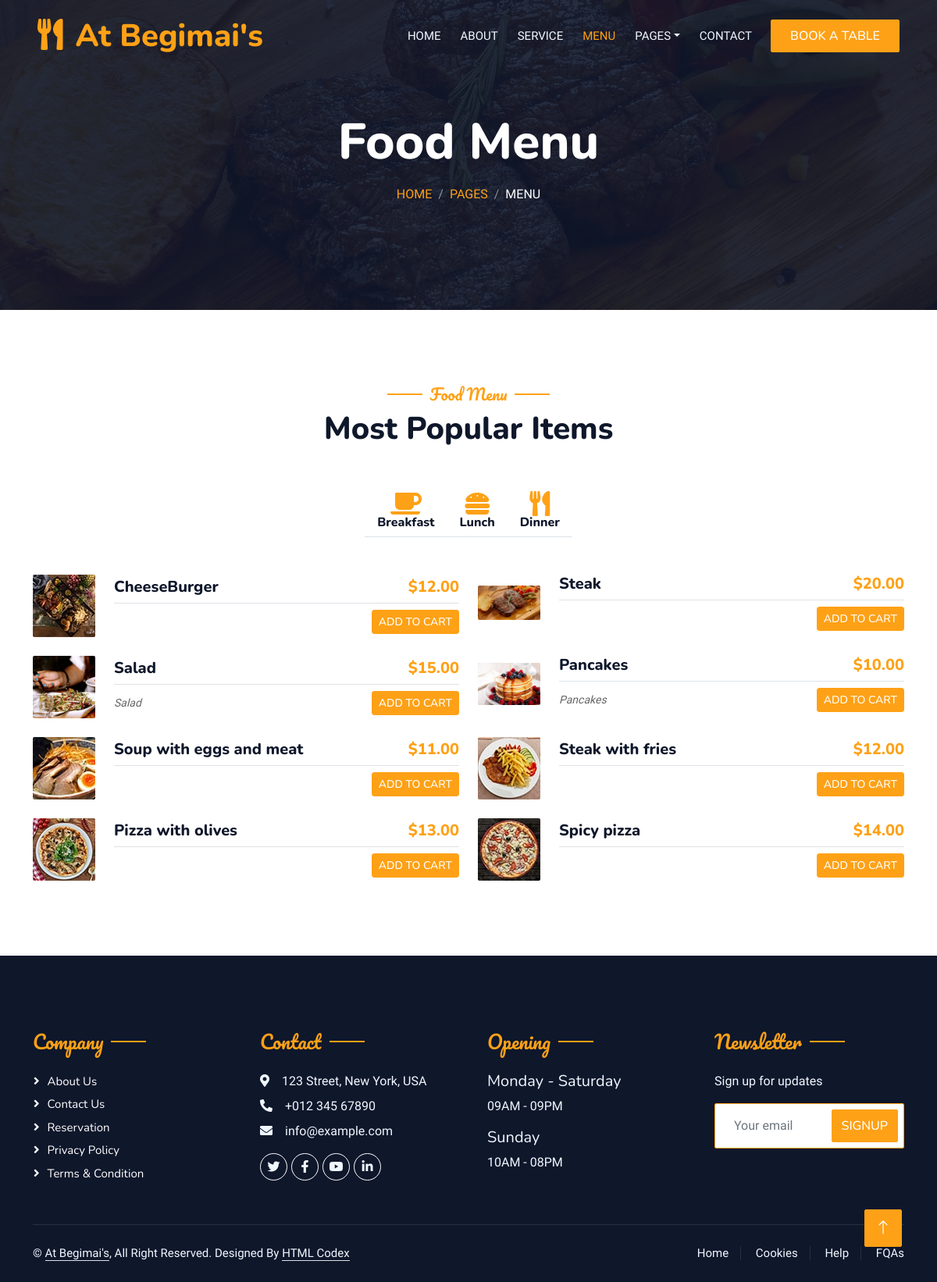
Page /dishes/menu on the committed database.
### dishes/models.py (models this page shows, shortened)
class Category(models.Model):
    name = models.CharField(max_length=128, unique=True)
    icon = models.CharField(null=True, max_length=128, unique=True)
    class Meta:
        verbose_name = 'Category'
        verbose_name_plural = 'Categories'

class Dish(models.Model):
    name = models.CharField(max_length=128, unique=True)
    price = models.DecimalField(max_digits=10, decimal_places=2)
    image = models.ImageField(upload_to='dishes_images')
    description = models.TextField(null=True, blank=True)
    category = models.ForeignKey(null=True, to=Category, on_delete=models.CASCADE)
    class Meta:
        verbose_name = 'Dish'
        verbose_name_plural = 'Dishes'

### dishes/views.py (the view)
# urls.py: path('menu', menu, name='menu'),
def menu(request, category_id=None):
    dishes = Dish.objects.all()
    if category_id:
        dishes = dishes.filter(category_id=category_id)
    categories = Category.objects.all()
    context = {'title': 'Menu',
               'dishes':dishes, 'categories': categories, 'cat_id':category_id}
    return render(request, 'dishes/menu.html', context)

### dishes/templates/dishes/menu.html (shortened to what this page needs)
<!DOCTYPE html>
<html lang="en">
<head>
    <link href="https://cdnjs.cloudflare.com/ajax/libs/font-awesome/5.10.0/css/all.min.css" rel="stylesheet">
    <link href="https://cdn.jsdelivr.net/npm/bootstrap-icons@1.4.1/font/bootstrap-icons.css" rel="stylesheet">
    <link href="/static/lib/animate/animate.min.css" rel="stylesheet">
    <link href="/static/lib/owlcarousel/assets/owl.carousel.min.css" rel="stylesheet">
    <link href="/static/lib/tempusdominus/css/tempusdominus-bootstrap-4.min.css" rel="stylesheet" />
    <link href="/static/css/bootstrap.min.css" rel="stylesheet">
    <link href="/static/css/style.css" rel="stylesheet">
</head>
<body>
    <div class="container-xxl bg-white p-0">
        <div class="container-xxl position-relative p-0">
            <nav class="navbar navbar-expand-lg navbar-dark bg-dark px-4 px-lg-5 py-3 py-lg-0">
                <a href="{% url 'dishes:index'%}" class="navbar-brand p-0">
                    <h1 class="text-primary m-0"><i class="fa fa-utensils me-3"></i>At Begimai's</h1>
                </a>
                <div class="collapse navbar-collapse" id="navbarCollapse">
                    <div class="navbar-nav ms-auto py-0 pe-4">
                        <a href="{%url 'dishes:index'%}" class="nav-item nav-link">Home</a>
                        <a href="{% url 'dishes:about'%}" class="nav-item nav-link">About</a>
                        <a href="{% url 'dishes:service'%}" class="nav-item nav-link">Service</a>
                        <a href="{% url 'dishes:menu'%}" class="nav-item nav-link active">Menu</a>
                        <div class="nav-item dropdown">
                            <a href="#" class="nav-link dropdown-toggle" data-bs-toggle="dropdown">Pages</a>
                        </div>
                        <a href="{% url 'dishes:contact'%}" class="nav-item nav-link">Contact</a>
                    </div>
                    <a href="{% url 'dishes:book_table'%}" class="btn btn-primary py-2 px-4">Book A Table</a>
                </div>
            </nav>
            <div class="container-xxl py-5 bg-dark hero-header mb-5">
                <div class="container text-center my-5 pt-5 pb-4">
                    <h1 class="display-3 text-white mb-3 animated slideInDown">Food Menu</h1>
                    <nav aria-label="breadcrumb">
                        <ol class="breadcrumb justify-content-center text-uppercase">
                            <li class="breadcrumb-item"><a href="#">Home</a></li>
                            <li class="breadcrumb-item"><a href="#">Pages</a></li>
                            <li class="breadcrumb-item text-white active" aria-current="page">Menu</li>
                        </ol>
                    </nav>
                </div>
            </div>
        </div>
        <div class="container-xxl py-5">
            <div class="container">
                <div class="text-center wow fadeInUp" data-wow-delay="0.1s">
                    <h5 class="section-title ff-secondary text-center text-primary fw-normal">Food Menu</h5>
                    <h1 class="mb-5">Most Popular Items</h1>
                </div>
                <div class="tab-class text-center wow fadeInUp" data-wow-delay="0.1s">
                    <ul class="nav nav-pills d-inline-flex justify-content-center border-bottom mb-5">
                        {%for category in categories%}
                        <li class="nav-item">
                            <a class="nav-link {% if category.id == cat_id %}active{% endif %}" href="{% url 'dishes:m_category' category.id %}">
                                <div class="icon-wrapper">
                                <i class="{{ category.icon }}"></i>
                                    <h6 class="mt-n1 mb-0">{{category.name}}</h6>
                                </div>
                            </a>
                        </li>
                        {%endfor%}
                    </ul>
                     <div class="tab-content">
                <div id="{category.id}" class="tab-pane fade show p-0 active">
                    <div class="row g-4">
                        {% for dish in dishes %}
                        <div class="col-lg-6">
                            <div class="d-flex align-items-center">
                                <img class="flex-shrink-0 img-fluid rounded" src="{{ dish.image.url }}" alt="" style="width: 80px;">
                                <div class="w-100 d-flex flex-column text-start ps-4">
                                    <h5 class="d-flex justify-content-between border-bottom pb-2">
                                        <span>{{ dish.name }}</span>
                                        <span class="text-primary">${{ dish.price }}</span>
                                    </h5>
                                    <div class="d-flex justify-content-between align-items-center">
                                        <small class="fst-italic">{{ dish.description }}</small>
                                        <a class="btn btn-sm btn-primary" href="{% url 'dishes:basket_add' dish.id %}">
                                            Add to Cart
                                        </a>
                                    </div>
                                </div>
                            </div>
                        </div>
                        {% endfor %}
                    </div>
                </div>
            </div>
                </div>
            </div>
        </div>
        <div class="container-fluid bg-dark text-light footer pt-5 mt-5 wow fadeIn" data-wow-delay="0.1s">
            <div class="container py-5">
                <div class="row g-5">
                    <div class="col-lg-3 col-md-6">
                        <h4 class="section-title ff-secondary text-start text-primary fw-normal mb-4">Company</h4>
                        <a class="btn btn-link" href="">About Us</a>
                        <a class="btn btn-link" href="">Contact Us</a>
                        <a class="btn btn-link" href="">Reservation</a>
                        <a class="btn btn-link" href="">Privacy Policy</a>
                        <a class="btn btn-link" href="">Terms & Condition</a>
                    </div>
                    <div class="col-lg-3 col-md-6">
                        <h4 class="section-title ff-secondary text-start text-primary fw-normal mb-4">Contact</h4>
                        <p class="mb-2"><i class="fa fa-map-marker-alt me-3"></i>123 Street, New York, USA</p>
                        <p class="mb-2"><i class="fa fa-phone-alt me-3"></i>+012 345 67890</p>
                        <p class="mb-2"><i class="fa fa-envelope me-3"></i>info@example.com</p>
                        <div class="d-flex pt-2">
                            <a class="btn btn-outline-light btn-social" href=""><i class="fab fa-twitter"></i></a>
                            <a class="btn btn-outline-light btn-social" href=""><i class="fab fa-facebook-f"></i></a>
                            <a class="btn btn-outline-light btn-social" href=""><i class="fab fa-youtube"></i></a>
                            <a class="btn btn-outline-light btn-social" href=""><i class="fab fa-linkedin-in"></i></a>
                        </div>
                    </div>
                    <div class="col-lg-3 col-md-6">
                        <h4 class="section-title ff-secondary text-start text-primary fw-normal mb-4">Opening</h4>
                        <h5 class="text-light fw-normal">Monday - Saturday</h5>
                        <p>09AM - 09PM</p>
                        <h5 class="text-light fw-normal">Sunday</h5>
                        <p>10AM - 08PM</p>
                    </div>
                    <div class="col-lg-3 col-md-6">
                        <h4 class="section-title ff-secondary text-start text-primary fw-normal mb-4">Newsletter</h4>
                        <p>Sign up for updates</p>
                        <div class="position-relative mx-auto" style="max-width: 400px;">
                            <input class="form-control border-primary w-100 py-3 ps-4 pe-5" type="text" placeholder="Your email">
                            <button type="button" class="btn btn-primary py-2 position-absolute top-0 end-0 mt-2 me-2">SignUp</button>
                        </div>
                    </div>
                </div>
            </div>
            <div class="container">
                <div class="copyright">
                    <div class="row">
                        <div class="col-md-6 text-center text-md-start mb-3 mb-md-0">
                            &copy; <a class="border-bottom" href="#">At Begimai's</a>, All Right Reserved.
							Designed By <a class="border-bottom" href="https://htmlcodex.com">HTML Codex</a>
                        </div>
                        <div class="col-md-6 text-center text-md-end">
                            <div class="footer-menu">
                                <a href="{%url 'dishes:index'%}">Home</a>
                                <a href="">Cookies</a>
                                <a href="">Help</a>
                                <a href="">FQAs</a>
                            </div>
                        </div>
                    </div>
                </div>
            </div>
        </div>
        <a href="#" class="btn btn-lg btn-primary btn-lg-square back-to-top"><i class="bi bi-arrow-up"></i></a>
    </div>
</body>
</html>

### static/css/style.css (style rules this page uses)
:root { --primary: #FEA116; --light: #F1F8FF; --dark: #0F172B; }
.ff-secondary { font-family: 'Pacifico', cursive; }
.back-to-top { position: fixed; display: none; right: 45px; bottom: 45px; z-index: 99; }
.btn { font-family: 'Nunito', sans-serif; font-weight: 500; text-transform: uppercase; transition: .5s; }
.btn.btn-primary, .btn.btn-secondary { color: #FFFFFF; }
.btn-lg-square { width: 48px; height: 48px; }
.btn-square, .btn-sm-square, .btn-lg-square { padding: 0; display: flex; align-items: center; justify-content: center; font-weight: normal; border-radius: 2px; }
.navbar-dark .navbar-nav .nav-link { position: relative; margin-left: 25px; padding: 35px 0; font-size: 15px; color: var(--light) !important; text-transform: uppercase; font-weight: 500; outline: none; transition: .5s; }
.navbar-dark .navbar-nav .nav-link:hover, .navbar-dark .navbar-nav .nav-link.active { color: var(--primary) !important; }
@media (min-width: 992px) { .navbar-dark { position: absolute; width: 100%; top: 0; left: 0; z-index: 999; background: transparent !important; } }
.hero-header { background: linear-gradient(rgba(15, 23, 43, .9), rgba(15, 23, 43, .9)), url(../img/bg-hero.jpg); background-position: center center; background-repeat: no-repeat; background-size: cover; }
.breadcrumb-item + .breadcrumb-item::before { color: rgba(255, 255, 255, .5); }
.section-title { position: relative; display: inline-block; }
.section-title::before { position: absolute; content: ""; width: 45px; height: 2px; top: 50%; left: -55px; margin-top: -1px; background: var(--primary); }
.section-title::after { position: absolute; content: ""; width: 45px; height: 2px; top: 50%; right: -55px; margin-top: -1px; background: var(--primary); }
.section-title.text-start::before, .section-title.text-end::after { display: none; }
.footer .btn.btn-social { margin-right: 5px; width: 35px; height: 35px; display: flex; align-items: center; justify-content: center; color: var(--light); border: 1px solid #FFFFFF; border-radius: 35px; transition: .3s; }
.footer .btn.btn-link { display: block; margin-bottom: 5px; padding: 0; text-align: left; color: #FFFFFF; font-size: 15px; font-weight: normal; text-transform: capitalize; transition: .3s; }
.footer .btn.btn-link::before { position: relative; content: "\f105"; font-family: "Font Awesome 5 Free"; font-weight: 900; margin-right: 10px; }
.footer .copyright { padding: 25px 0; font-size: 15px; border-top: 1px solid rgba(256, 256, 256, .1); }
.footer .copyright a { color: var(--light); }
.footer .footer-menu a { margin-right: 15px; padding-right: 15px; border-right: 1px solid rgba(255, 255, 255, .1); }
.footer .footer-menu a:last-child { margin-right: 0; padding-right: 0; border-right: none; }

### rows in the picture
Category: name "Breakfast"
Category: name "Lunch"
Category: name "Dinner"
Dish: image (picture), name "CheeseBurger", price "12.00"
Dish: image (picture), name "Steak", price "20.00"
Dish: image (picture), name "Salad", price "15.00", description "Salad"
Dish: image (picture), name "Pancakes", price "10.00", description "Pancakes"
Dish: image (picture), name "Soup with eggs and meat", price "11.00"
Dish: image (picture), name "Steak with fries", price "12.00"
Dish: image (picture), name "Pizza with olives", price "13.00"
Dish: image (picture), name "Spicy pizza", price "14.00"
